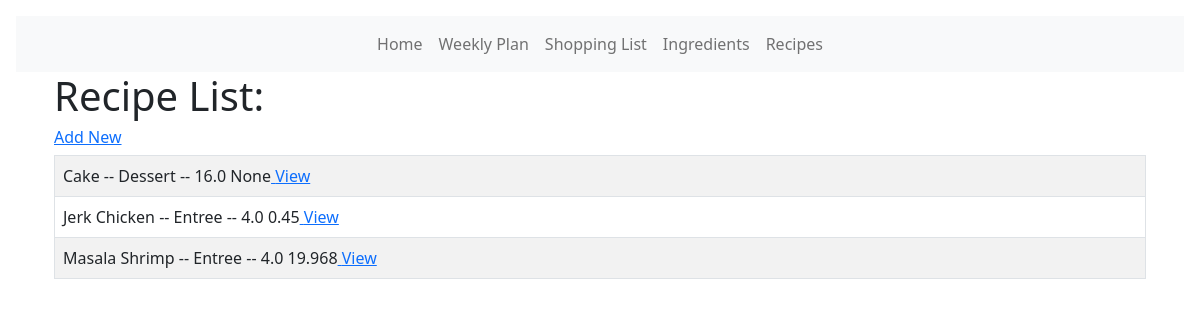
The page /recipe_list on the database as committed earlier.
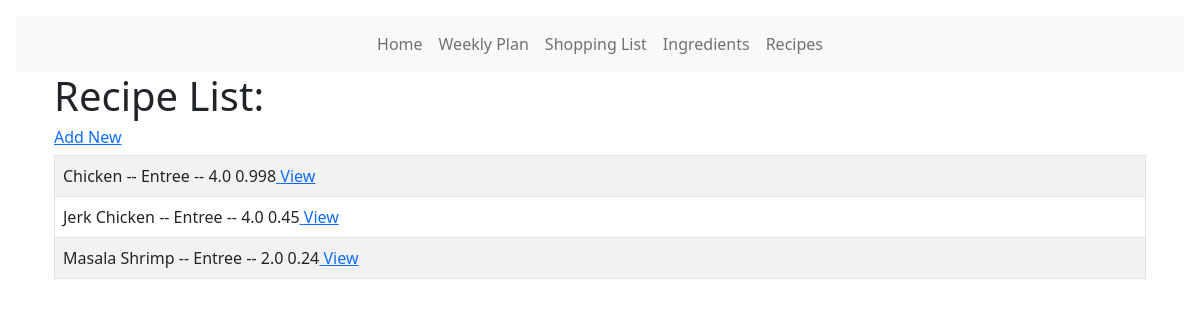
The same page on the database as committed later.
### models.py (models this page shows, shortened)
class Recipe(db.Model):
    id = db.Column(db.Integer, primary_key=True)
    name = db.Column(db.String(100))
    course = db.Column(db.String(30))
    servings = db.Column(db.Float)
    serving_size = db.Column(db.String(30))
    protein = db.Column(db.Float)
    carbs = db.Column(db.Float)
    fat = db.Column(db.Float)
    fiber = db.Column(db.Float)
    sugar = db.Column(db.Float)
    calories = db.Column(db.Float)
    total_cost = db.Column(db.Float)
    def get_total_cost(self):
        for tc in (
            RecipeIngredient.query.filter_by(rid=self.id).all()
        ):
            return tc.qty * tc.ingredient.u_price

class RecipeIngredient(db.Model):
    id = db.Column(db.Integer, primary_key=True)
    rid = db.Column(db.Integer, db.ForeignKey("recipe.id"))
    iid = db.Column(db.Integer, db.ForeignKey("ingredient.id"))
    qty = db.Column(db.Float)
    unit_suffix = db.Column(db.String(50))
    cost = db.Column(db.Float)

class Ingredient(db.Model):
    __tablename__ = "ingredient"
    id = db.Column(db.Integer, primary_key=True)
    name = db.Column(db.String(120), nullable=False)
    unit_id = db.Column(db.Integer, db.ForeignKey("unit.id"))
    icalories = db.Column(db.Float)
    protein = db.Column(db.Float)
    carbs = db.Column(db.Float)
    fat = db.Column(db.Float)
    fiber = db.Column(db.Float)
    sugar = db.Column(db.Float)
    item_unit_size = db.Column(db.Float)  # How many units of item at store
    item_price = db.Column(db.Float)  # Price for full item at store
    u_price = db.Column(db.Float)
    aisle_id = db.Column(db.Integer, db.ForeignKey("aisle.id"))
    ingredients = db.relationship("RecipeIngredient", backref="ingredient")

### main.py (the view)
@app.route("/recipe_list")
def recipe_list():
    recipe_list = Recipe.query.order_by(Recipe.name)
    return render_template(
        "/recipes/recipe_list.html", recipe_list=recipe_list)

### templates/recipes/recipe_list.html (shortened to what this page needs)
<!DOCTYPE html>
<html lang="en">
  <head>
    <link
      href="{{ url_for('static', filename='css/select2.css') }}"
      rel="stylesheet"
    />
    {% extends 'base.html' %} {% block content %}
  </head>
  <body>
    <div class="container">
      <h1>Recipe List:</h1>
      <a href="{{url_for('add_recipe')}}"><h6>Add New</h6></a>
      <table class="table table-hover table-bordered table-striped">
        {% for recipe_table in recipe_list %}
        <tr>
          <td>{{recipe_table.name}} -- {{recipe_table.course}} -- {{recipe_table.servings}} {{recipe_table.get_total_cost()}}<a href="{{url_for('recipe', id=recipe_table.id)}}">
            View</td>
        </tr>
        {% endfor %}
      </table>
    </div>
  </body>
  {% endblock %}

Rows that differ between the two databases and show on the page:
changed Recipe: name "Cake" → "Chicken"; course "Dessert" → "Entree"; servings "16.0" → "4.0"; get_total_cost "None" → "0.998"
changed Recipe "Masala Shrimp": servings "4.0" → "2.0"; get_total_cost "19.968" → "0.24"
